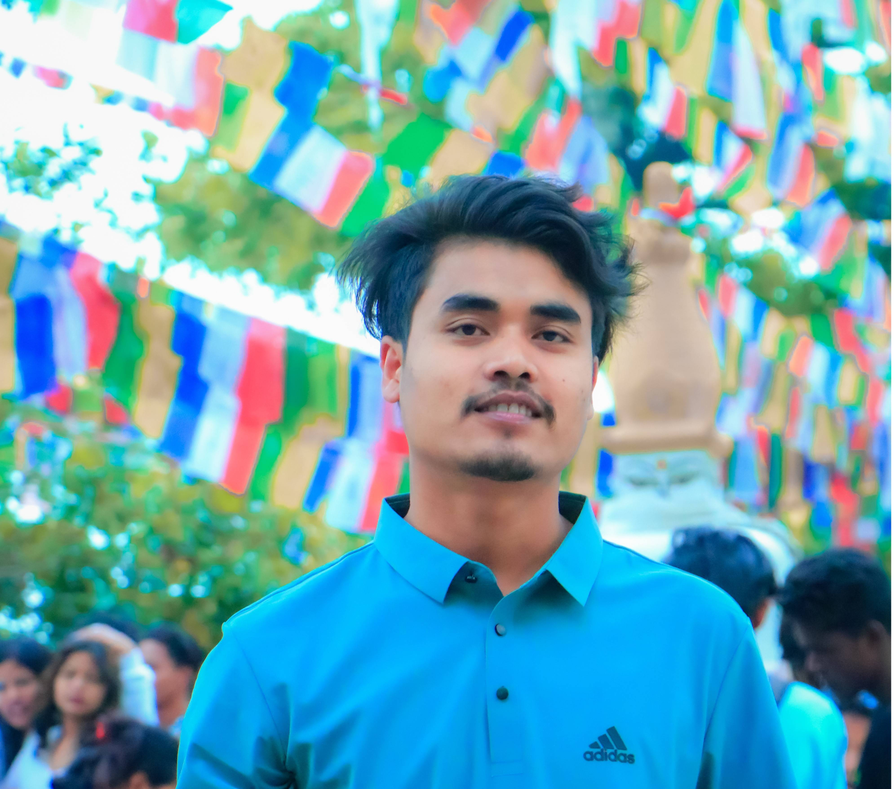
#> input picture 05-computer-vision-open/mohit.png, 895 x 789 px, shrunk from 3983 x 3510 before the run, found by its file name
$ python fliped.py
#> lines starting #> are read from the running program, lines starting #| are printed output that depends on the picture
import cv2

image = cv2.imread("mohit.png")
#> image is the input picture: shape (789, 895, 3); mean B, G, R 177.5, 166.9, 110.9

if image is None:
    print("Image not found or unable to load.")

else:
    print("Image loaded successfully.")

    flipped_image = cv2.flip(image, 1)  # Flipping the image horizontally
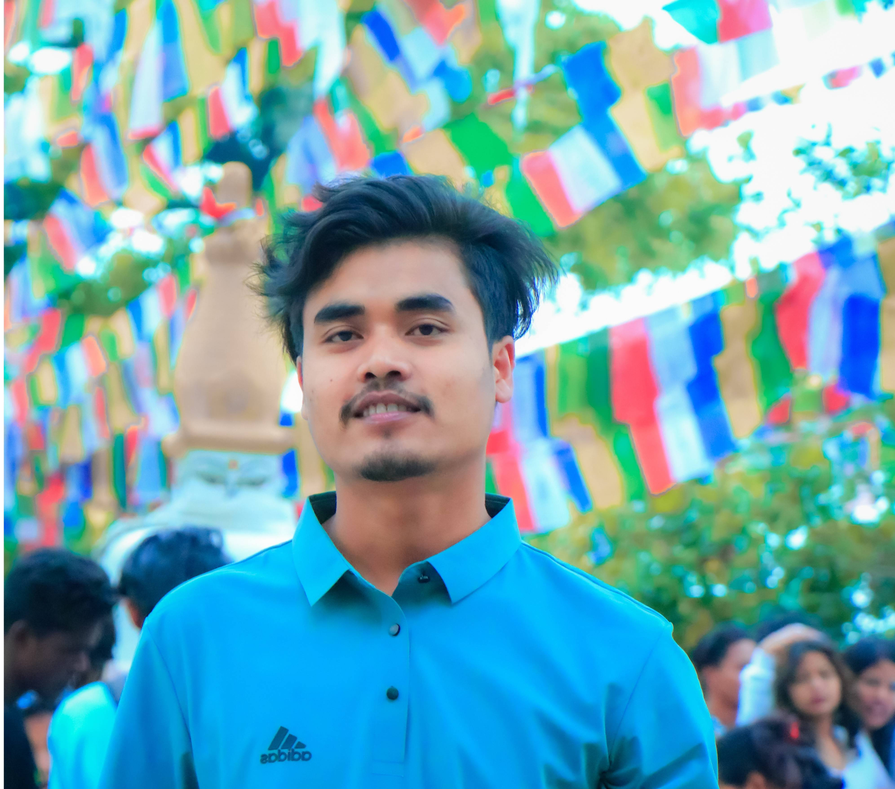
#> flipped_image: shape (789, 895, 3); mean B, G, R 177.5, 166.9, 110.9

    cv2.imshow("Original Image", image)
    cv2.imshow("Flipped Image", flipped_image)

    cv2.waitKey(0)
    cv2.destroyAllWindows()
